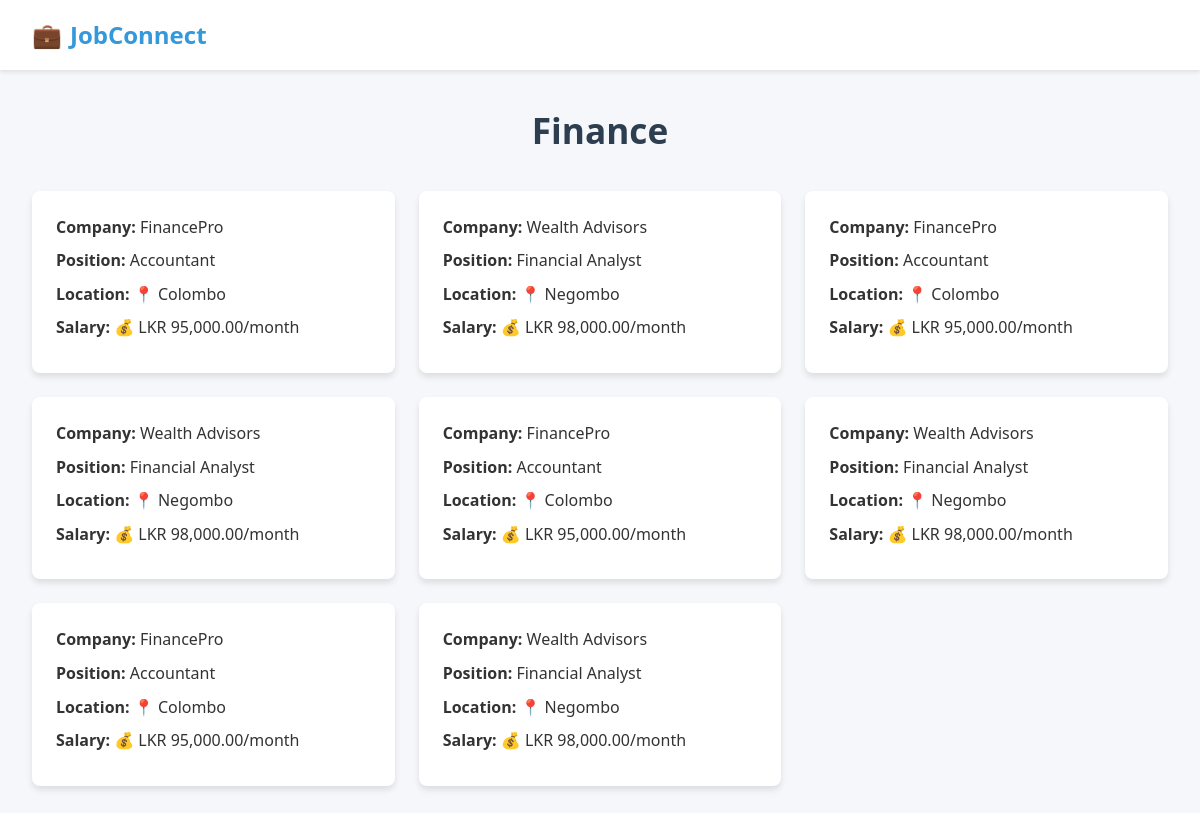
/customer/jobfield.php?field_id=3, run on the app's committed database.
### tables this page shows
CREATE TABLE `field` (
  `field_id` int(11) NOT NULL,
  `field_name` varchar(255) NOT NULL
);

CREATE TABLE `job` (
  `job_id` int(11) NOT NULL,
  `job_field` int(11) DEFAULT NULL,
  `job_role` varchar(255) NOT NULL,
  `company_name` varchar(255) DEFAULT NULL,
  `branch` varchar(255) DEFAULT NULL,
  `reg_no` varchar(50) DEFAULT NULL,
  `location` text DEFAULT NULL,
  `phone` varchar(20) DEFAULT NULL,
  `salary` decimal(10,2) DEFAULT NULL,
  `requirements` text DEFAULT NULL,
  `description` text DEFAULT NULL,
  `deadline` datetime DEFAULT NULL,
  `post` datetime NOT NULL DEFAULT current_timestamp() ON UPDATE current_timestamp()
);

### customer/jobfield.php (the view, shortened to what this page needs)
<?php
require_once "../connect.php";
$field_id = isset($_GET['field_id']) ? intval($_GET['field_id']) : 0;
$field_query = "SELECT field_name FROM field WHERE field_id = $field_id";
$field_result = $con->query($field_query);
$field_name = ($field_result && $field_result->num_rows > 0) ? $field_result->fetch_assoc()['field_name'] : 'Unknown Field';
$jobs_query = "SELECT j.job_id, j.job_role, j.location, j.salary, j.company_name
               FROM job j
               WHERE j.job_field = $field_id";
$jobs_result = $con->query($jobs_query);
?>
<!DOCTYPE html>
<html lang="en">
<head>
    <link href="customerhome.css" rel="stylesheet">
</head>
<body>
    <header class="main-header">
        <div class="header-container">
            <div class="logo-container">
                <a href="customerhome.php" class="brand-logo">
                    <span class="icon">💼</span>
                    <span>JobConnect</span>
                </a>
            </div>
        </div>
    </header>
    <main class="main-content">
        <div class="page-header-content">
            <h1 class="page-title"><?php echo htmlspecialchars($field_name); ?></h1>
        </div>
        <section>
            <div class="job-grid-container">
                <div class="job-grid">
                    <?php if ($jobs_result && $jobs_result->num_rows > 0) {
                        while ($job = $jobs_result->fetch_assoc()) { ?>
                            <a href="job.php?job_id=<?php echo $job['job_id']; ?>" class="job-card-link">
                                <div class="job-card">
                                    <div class="job-card-content">
                                        <p><strong>Company:</strong> <?php echo htmlspecialchars($job['company_name']); ?></p>
                                        <p><strong>Position:</strong> <?php echo htmlspecialchars($job['job_role']); ?></p>
                                        <p><strong>Location:</strong> 📍 <?php echo htmlspecialchars($job['location']); ?></p>
                                        <p><strong>Salary:</strong> 💰 LKR <?php echo number_format($job['salary'], 2); ?>/month</p>
                                    </div>
                                </div>
                            </a>
                        <?php }
                    } ?>
                </div>
            </div>
        </section>
    </main>
</body>
</html>

### customer/customerhome.css (style rules this page uses)
:root { --primary-color: #3498db; --primary-dark: #2980b9; --secondary-color: #2c3e50; --success-color: #2ecc71; --danger-color: #e74c3c; --warning-color: #f39c12; --text-color: #333333; --light-text: #7f8c8d; --bg-color: #f5f7fa; --card-bg: #ffffff; --border-color: #dfe4ea; --shadow: 0 4px 6px rgba(0, 0, 0, 0.1); --radius: 8px; --transition: all 0.3s ease; }
* { box-sizing: border-box; margin: 0; padding: 0; }
body { font-family: 'Segoe UI', Tahoma, Geneva, Verdana, sans-serif; background-color: var(--bg-color); color: var(--text-color); line-height: 1.6; }
.main-header { background-color: var(--card-bg); box-shadow: 0 2px 4px rgba(0, 0, 0, 0.1); position: sticky; top: 0; z-index: 100; }
.header-container { display: flex; justify-content: space-between; align-items: center; padding: 1rem 2rem; max-width: 1200px; margin: 0 auto; }
.logo-container { display: flex; align-items: center; }
.brand-logo { display: flex; align-items: center; text-decoration: none; color: var(--primary-color); font-weight: bold; font-size: 1.5rem; }
.brand-logo .icon { margin-right: 0.5rem; font-size: 1.5rem; }
.main-content { max-width: 1200px; margin: 0 auto; padding: 2rem; }
.page-header-content { margin-bottom: 2rem; text-align: center; }
.page-title { font-size: 2.2rem; color: var(--secondary-color); margin-bottom: 1rem; }
.job-grid-container { margin-top: 2rem; }
.job-grid { display: grid; grid-template-columns: repeat(auto-fill, minmax(280px, 1fr)); gap: 1.5rem; }
.job-card-link { text-decoration: none; color: inherit; display: block; transition: var(--transition); }
.job-card { background-color: var(--card-bg); border-radius: var(--radius); box-shadow: var(--shadow); padding: 1.5rem; transition: var(--transition); height: 100%; }
.job-card-content { color: var(--text-color); }
.job-card-content p { margin-bottom: 0.5rem; }

### data on the page
field: field_name "Finance"
job: company_name "FinancePro", job_role "Accountant", location "Colombo", salary "95,000.00"
job: company_name "Wealth Advisors", job_role "Financial Analyst", location "Negombo", salary "98,000.00"
job: company_name "FinancePro", job_role "Accountant", location "Colombo", salary "95,000.00"
job: company_name "Wealth Advisors", job_role "Financial Analyst", location "Negombo", salary "98,000.00"
job: company_name "FinancePro", job_role "Accountant", location "Colombo", salary "95,000.00"
job: company_name "Wealth Advisors", job_role "Financial Analyst", location "Negombo", salary "98,000.00"
job: company_name "FinancePro", job_role "Accountant", location "Colombo", salary "95,000.00"
job: company_name "Wealth Advisors", job_role "Financial Analyst", location "Negombo", salary "98,000.00"
